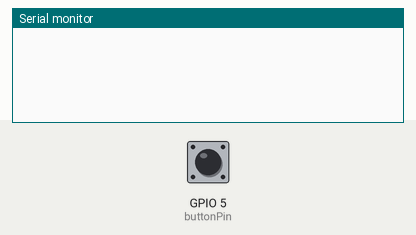
Bench run of a sketch on a simulated ESP8266 (NodeMCU). On the bench: the last lines printed to the serial monitor. The inputs (shaded band) are chosen by the test bench; at power-on: GPIO 5 (buttonPin) LOW. WiFi joins after 1.5 s; servers stay silent unless stated; uploads are accepted with an empty reply.

Above: at 2.8 s.
2.9 s: GPIO 5 (buttonPin) pulled HIGH for 0.15 s
At 3.6 s:
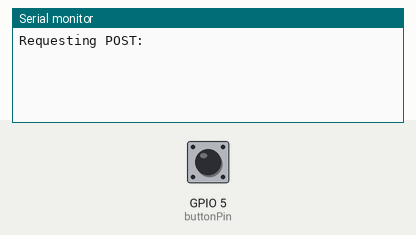
At 5.0 s:
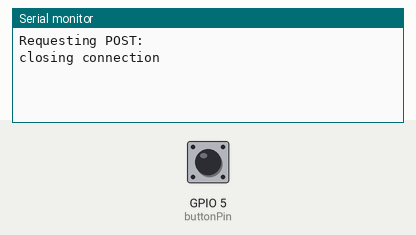

Measured:
- after the input at 2.9 s, the serial monitor: prints a new line after 0.20 s (image 1)

The sketch:

button.ino
```cpp
#include <ESP8266WiFi.h>
int buttonPin = 5;
int buttonState = 0;
const char* ssid     = "ssid";
const char* password = "password";
const char* host = "https://api.particle.io/v1/devices/YOUR_DEVICE_ID/led";

void setup() {
  pinMode(buttonPin, INPUT);
  delay(100);

  WiFi.begin(ssid, password);

  while (WiFi.status() != WL_CONNECTED) {
    delay(500);
  }
}

void loop() {

  buttonState = digitalRead(buttonPin);

  if(buttonState == HIGH){
      sendPost();
  }

}

void sendPost() {

  WiFiClient client;
  const int httpPort = 80;
  if (!client.connect(host, httpPort)) {
    return;
  }

  String data = "{access_token: YOUR_ACCESS_TOKEN, args: on}";

  Serial.print("Requesting POST: ");
  // Send request to the server:
  client.println("POST / HTTP/1.1");
  client.println("Host: https://api.particle.io/v1/devices/YOUR_DEVICE_ID/led");
  client.println("Accept: */*");
  client.println("Content-Type: application/x-www-form-urlencoded");
  client.print("Content-Length: ");
  client.println(data.length());
  client.println();
  client.print(data);

  delay(500); // Can be changed
  if (client.connected()) {
    client.stop();  // DISCONNECT FROM THE SERVER
  }
  Serial.println();
  Serial.println("closing connection");
  delay(5000);


}
```
